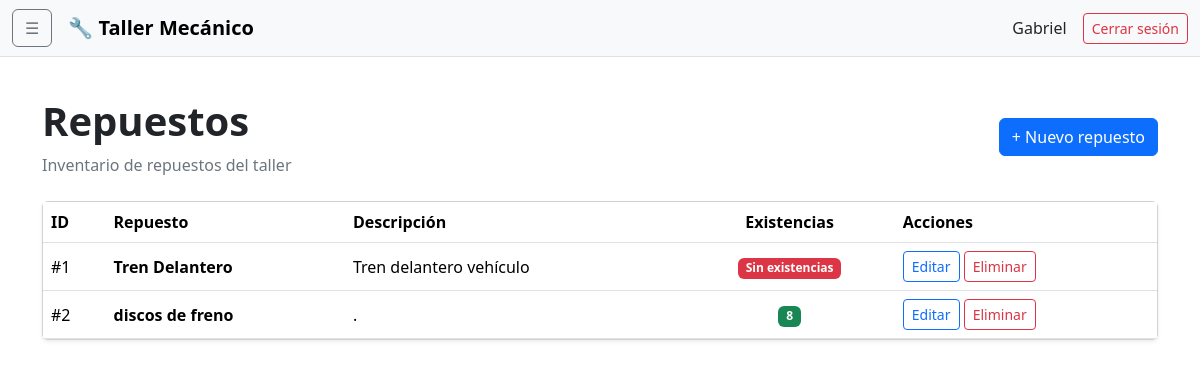
/repuestos/ (signed in), run on the app's committed database.
### adminTaller/models.py (models this page shows)
class Repuestos(models.Model):
    nombre = models.CharField(max_length=100)
    descripcion = models.TextField()
    cantidad = models.PositiveIntegerField()

### adminTaller/views.py (the view)
# urls.py: path("repuestos/", views.repuestos_lista, name="repuestos_lista"),
@login_required
def repuestos_lista(request):
    repuestos = Repuestos.objects.all().order_by(
        "nombre"
    )
    return render(
        request,
        "repuestos/lista.html",
        {
            "repuestos": repuestos
        }
    )

### adminTaller/templates/repuestos/lista.html (shortened to what this page needs)
{% extends "base.html" %}
{% block content %}
<div class="d-flex justify-content-between align-items-center mb-4">
    <div>
        <h1 class="fw-bold">
            Repuestos
        </h1>
        <p class="text-secondary mb-0">
            Inventario de repuestos del taller
        </p>
    </div>
    {% if user.is_staff %}
    <a
        href="{% url 'repuesto_crear' %}"
        class="btn btn-primary"
    >
        + Nuevo repuesto
    </a>
    {% endif %}
</div>
<div class="card shadow-sm">
    <div class="card-body p-0">
        <div class="table-responsive">
            <table class="table table-hover align-middle mb-0">
                <thead>
                    <tr>
                        <th>ID</th>
                        <th>Repuesto</th>
                        <th>Descripción</th>
                        <th class="text-center">
                            Existencias
                        </th>
                        <th>Acciones</th>
                    </tr>
                </thead>
                <tbody>
                    {% for repuesto in repuestos %}
                    <tr>
                        <td>
                            #{{ repuesto.id }}
                        </td>
                        <td>
                            <strong>
                                {{ repuesto.nombre }}
                            </strong>
                        </td>
                        <td>
                            {{ repuesto.descripcion|truncatechars:80 }}
                        </td>
                        <td class="text-center">
                            {% if repuesto.cantidad == 0 %}
                                <span class="badge text-bg-danger">
                                    Sin existencias
                                </span>
                            {% elif repuesto.cantidad <= 2 %}
                                <span class="badge text-bg-warning">
                                    {{ repuesto.cantidad }}
                                </span>
                            {% else %}
                                <span class="badge text-bg-success">
                                    {{ repuesto.cantidad }}
                                </span>
                            {% endif %}
                        </td>
                        <td>
                            <a
                                href="{% url 'repuesto_editar' repuesto.id %}"
                                class="btn btn-sm btn-outline-primary"
                            >
                                Editar
                            </a>
                            {% if user.is_staff %}
                            <a
                                href="{% url 'repuesto_eliminar' repuesto.id %}"
                                class="btn btn-sm btn-outline-danger"
                            >
                                Eliminar
                            </a>
                            {% endif %}
                        </td>
                    </tr>
                    {% endfor %}
                </tbody>
            </table>
        </div>
    </div>
</div>
{% endblock %}

### adminTaller/templates/base.html (shortened to what this page needs)
{% load static %}
<!DOCTYPE html>
<html lang="es" data-bs-theme="light">
<head>
    <link
        href="https://cdn.jsdelivr.net/npm/bootstrap@5.3.3/dist/css/bootstrap.min.css"
        rel="stylesheet"
    >
</head>
<body>
<nav class="navbar navbar-expand-lg bg-body-tertiary border-bottom sticky-top">
    <div class="container-fluid">
        <button
            class="btn btn-outline-secondary me-3"
            type="button"
            data-bs-toggle="offcanvas"
            data-bs-target="#menuLateral"
            aria-controls="menuLateral"
        >
            ☰
        </button>
        <a class="navbar-brand fw-bold" href="#">
            🔧 Taller Mecánico
        </a>
        <div class="ms-auto d-flex align-items-center gap-3">
            <span class="d-none d-md-inline">
                {{ user.get_username }}
            </span>
            <form method="post" action="{% url 'logout' %}">
                <button class="btn btn-outline-danger btn-sm">
                    Cerrar sesión
                </button>
            </form>
        </div>
    </div>
</nav>
<main class="container py-4">
    {% block content %}
    {% endblock %}
</main>
</body>
</html>

### adminTaller/templates/base.html (style rules this page uses)
body { min-height: 100vh; }

### data on the page
Repuestos: id "1", nombre "Tren Delantero", descripcion "Tren delantero vehículo", cantidad "Sin existencias"
Repuestos: id "2", nombre "discos de freno", descripcion ".", cantidad "8"

### other printed values
{{ user.get_username }} "Gabriel"
